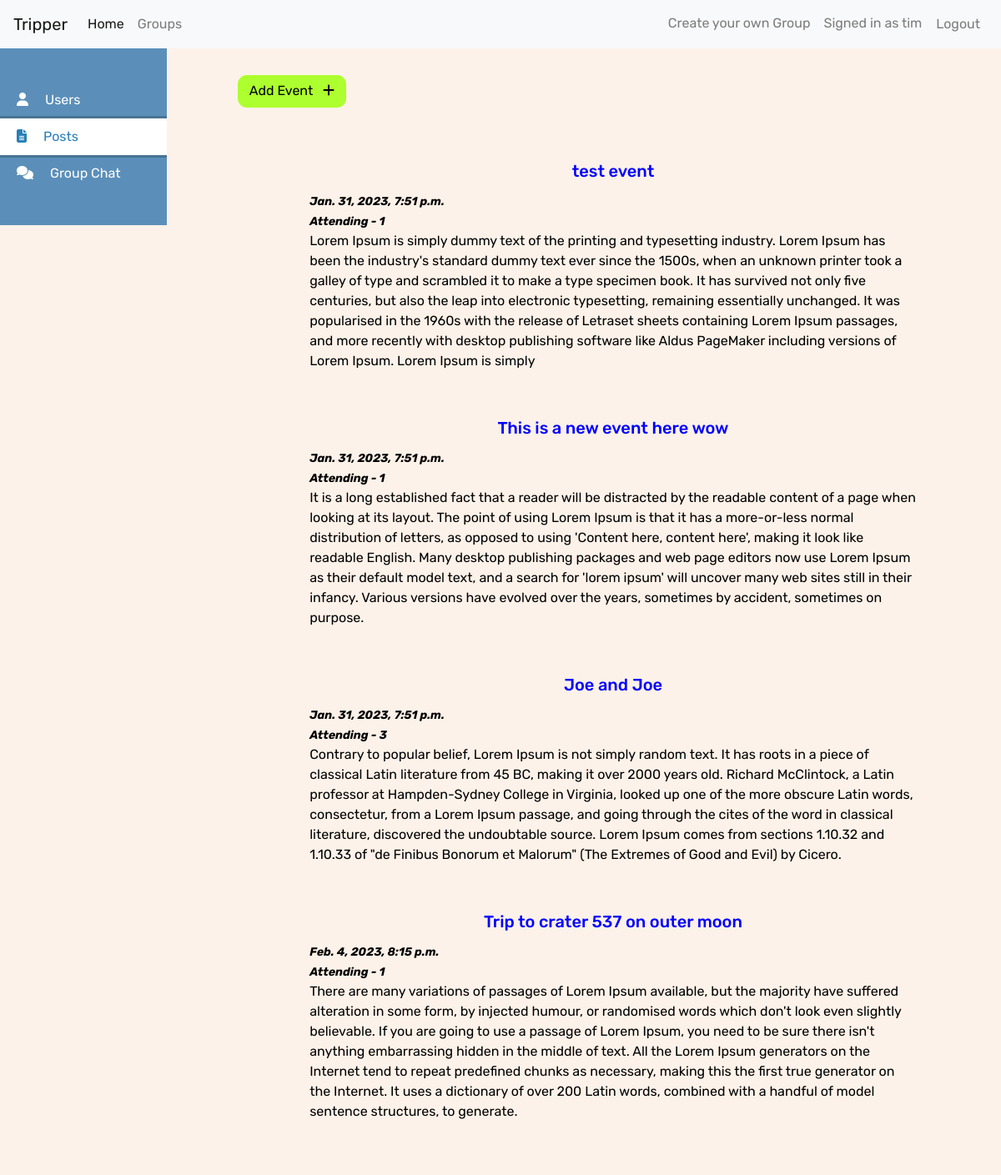
The page /groups/group/8/ (signed in) on the database its author committed.
### events/models.py (models this page shows)
class MeetupEvents(models.Model):
    event_name = models.CharField(max_length=120)
    description = models.TextField(max_length=600)
    group_id = models.ForeignKey(GroupModel, on_delete=models.RESTRICT)
    attending_members = models.ManyToManyField(User)
    event_time = models.DateTimeField(default=datetime.now())

### groups/views.py (the view)
# urls.py: path('group/<int:pk>/', views.view_group_details, name='view_group_details'),
def view_group_details(req, pk):
    group = get_object_or_404(GroupModel, pk=pk)
    is_owner = False
    if group.owner == req.user:
        is_owner = True
    target_group = get_object_or_404(GroupModel, pk=pk)
    group_details = GroupAdditionalDetailsModel.objects.filter(group_id=target_group)
    detail_list = []
    group_detail = None
    if len(group_details) > 0:
        group_detail = group_details[0]
    events = MeetupEvents.objects.filter(group_id=target_group)
    for member in group_detail.members.all():
        member_info_item = {'username':  member.username}
        member_info_item['full_name'] = f"{member.first_name}  {member.last_name}"
        get_user = get_object_or_404(User, username=member.username)
        memeber_additional_details = get_object_or_404(UserMediaDetails, user_id=get_user)
        if memeber_additional_details != None:
            member_info_item['image_url'] = memeber_additional_details.image_url
        else:
            member_info_item['image_url'] = "https://www.indiewire.com/wp-content/uploads/2020/06/Dark-Season-3-Netflix-Jonas-Martha.jpg"
        detail_list.append(member_info_item)
    return render(req, 'groups/view_group_detail.html',
                {'group': group, 'is_owner' : is_owner, 'group_details': group_detail,
                'members': detail_list, 'events': events})

### groups/templates/groups/view_group_detail.html (shortened to what this page needs)
{% extends "base.html" %}
{% block content %}
<div class="row">
    <div class="col-md-3">
        <div id="side-content">
            <nav class="side-nav">
              <ul class="nav-menu">
                <li onclick="usersTab()" class="nav-item"><a href="#"><i class="fas fa-user"></i><span class="menu-text">Users</span></a></li>
                <li onclick="postsTab()" class="nav-item active"><a href="#"><i class="fas fa-file-alt"></i><span class="menu-text">Posts</span></a></li>
                <li onclick="chatTab()" class="nav-item"><a href="#"><i class="fas fa-comments"></i><span class="menu-text">Group Chat</span></a></li>
              </ul>
            </nav>
        </div>
    </div>
    <div class="col-md-9">
          <div id="events-form" class="mtop-lg">
            {% if is_owner %}
                <button data-toggle="modal" data-target="#exampleModal2" class="add-member-btn">Add Event &nbsp; <i class="fas fa-plus fa-large"></i></button>
            {% endif %}
            <div class="group-content">
                    {% for ev in events %}
                    <div class="groups-card-body" style="width: auto; text-align: left; background-color: #fdf2e9; border: none;">
                        <a href="#">
                            <div class="card-body">
                                <h5 style="color: blue; text-align: center;" class="card-title">{{ ev.event_name }}</h5>
                                <small><b><i>{{ ev.event_time }}</i></b></small>
                                <br>
                                <small><b><i>Attending - {{ ev.attending_members.all | length }}</i></b></small>
                                <p>{{ ev.description }}</p>
                            </div>
                        </a>
                    </div>
                    {% endfor %}
                </div>
            </div>
        </div>
    </div>
{% endblock %}

### templates/base.html (shortened to what this page needs)
{% load static %}
<!DOCTYPE html>
<html lang="en">
<head>
    <link rel="stylesheet" href="https://cdn.jsdelivr.net/npm/bootstrap@4.6.2/dist/css/bootstrap.min.css">
    <link rel="stylesheet" href="{% static 'users/user_styles.css' %}">
    <link rel="stylesheet" href="{% static 'groups/group_styles.css' %}">
    <link rel="stylesheet" href="{% static 'driver/base.css' %}">
</head>
<body>
    <nav class="navbar navbar-expand-lg navbar-light bg-light">
        <a class="navbar-brand" href="#">Tripper</a>
        <div class="collapse navbar-collapse" id="navbarSupportedContent">
          <ul class="navbar-nav mr-auto">
            <li class="nav-item active">
              <a class="nav-link" href="{% url 'landing' %}">Home <span class="sr-only">(current)</span></a>
            </li>
            <li class="nav-item">
              <a class="nav-link" href="{% url 'groups:all_groups' %}">Groups</a>
            </li>
          </ul>
          <ul class="navbar-nav">
            {% if user.is_authenticated %}
              <li class="nav-item">
                <a class="nav-link" href="{% url 'groups:create_group' %}">Create your own Group</a>
              </li>
                <li class="nav-item">
                    <a class="nav-link" href="{% url 'users:view_profile' %}">Signed in as {{ user.get_username }}</a>
                </li>
                <li>
                    <form action="{% url 'users:logout_user' %}" method="POST">
                        <button class="nav-link btn" type="submit">Logout</button>
                    </form>
                </li>
            {% else %}
                <li class="nav-item">
                    <a class="nav-link" href="{% url 'users:signin_user' %}">Sign In</a>
                </li>
            {% endif %}
          </ul>
        </div>
      </nav>
    {% block content %}
    {% endblock %}
</body>
</html>

### users/static/users/user_styles.css (style rules this page uses)
.row { width: 100%; max-width: 100%; }

### groups/static/groups/group_styles.css (style rules this page uses)
.groups-card-body, .group-members-card-body { cursor: pointer; transition: all 0.4s; }
.groups-card-body { background-color: #e4dad2; }
#side-content .side-nav, .nav-menu { height: 100%; }
#side-content .side-nav .nav-menu { list-style: none; padding: 40px 0; width: 200px; background-color: #5B8FB9; }
#side-content .side-nav .nav-item { position: relative; padding: 10px 20px; }
#side-content .nav-item.active { background-color: #fff; box-shadow: 0px -3px rgba(0, 0, 0, 0.2), 0px 3px rgba(0, 0, 0, 0.2); }
#side-content .nav-item.active a { color: #2980b9; }
#side-content .nav-item a { text-decoration: none; color: #fff; }
#side-content .menu-text { padding: 0 20px; }
#side-content .side-nav .nav-item.active::before { content: ""; position: absolute; background-color: transparent; bottom: 100%; right: 0; height: 150%; width: 20px; box-shadow: 0 20px 0 0 #fff; }
#side-content .side-nav .nav-item.active::after { content: ""; position: absolute; background-color: transparent; top: 100%; right: 0; height: 150%; width: 20px; box-shadow: 0 -20px 0 0 #fff; }
.group-content { padding: 3.2rem; }
.add-member-btn { background-color: greenyellow; border: 1px solid transparent; border-radius: 11px; padding: 0.4rem 0.8rem; position: absolute; top: 0; left: 0; margin-top: 2rem; }

### driver/static/driver/base.css (style rules this page uses)
body { font-family: "Rubik", "sans-serif"; background-color: #fdf2e9; }
a:link, a:visited { text-decoration: none; color: black }
.mtop-lg { margin-top: 4rem; }

### rows shown on the page
MeetupEvents: event_name "test event", event_time "Jan. 31, 2023, 7:51 p.m.", attending_members.all|length "1", description "Lorem Ipsum is simply dummy text of the printing and typesetting industry. Lorem Ipsum has been the industry's standard dummy text ever since the 1500s, when an unknown printer took a galley of type and scrambled it to make a type specimen book. It has survived not only five centuries, but also the leap into electronic typesetting, remaining essentially unchanged. It was popularised in the 1960s with the release of Letraset sheets containing Lorem Ipsum passages, and more recently with desktop publishing software like Aldus PageMaker including versions of Lorem Ipsum. Lorem Ipsum is simply"
MeetupEvents: event_name "This is a new event here wow", event_time "Jan. 31, 2023, 7:51 p.m.", attending_members.all|length "1", description "It is a long established fact that a reader will be distracted by the readable content of a page when looking at its layout. The point of using Lorem Ipsum is that it has a more-or-less normal distribution of letters, as opposed to using 'Content here, content here', making it look like readable English. Many desktop publishing packages and web page editors now use Lorem Ipsum as their default model text, and a search for 'lorem ipsum' will uncover many web sites still in their infancy. Various versions have evolved over the years, sometimes by accident, sometimes on purpose."
MeetupEvents: event_name "Joe and Joe", event_time "Jan. 31, 2023, 7:51 p.m.", attending_members.all|length "3", description "Contrary to popular belief, Lorem Ipsum is not simply random text. It has roots in a piece of classical Latin literature from 45 BC, making it over 2000 years old. Richard McClintock, a Latin professor at Hampden-Sydney College in Virginia, looked up one of the more obscure Latin words, consectetur, from a Lorem Ipsum passage, and going through the cites of the word in classical literature, discovered the undoubtable source. Lorem Ipsum comes from sections 1.10.32 and 1.10.33 of \"de Finibus Bonorum et Malorum\" (The Extremes of Good and Evil) by Cicero."
MeetupEvents: event_name "Trip to crater 537 on outer moon", event_time "Feb. 4, 2023, 8:15 p.m.", attending_members.all|length "1", description "There are many variations of passages of Lorem Ipsum available, but the majority have suffered alteration in some form, by injected humour, or randomised words which don't look even slightly believable. If you are going to use a passage of Lorem Ipsum, you need to be sure there isn't anything embarrassing hidden in the middle of text. All the Lorem Ipsum generators on the Internet tend to repeat predefined chunks as necessary, making this the first true generator on the Internet. It uses a dictionary of over 200 Latin words, combined with a handful of model sentence structures, to generate."

### other values the page prints
{{ user.get_username }} "tim"
